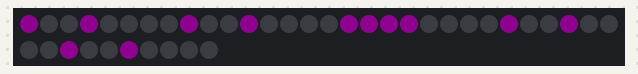
This sketch was run on a simulated Arduino Uno, built with avr-gcc and run on an emulated ATmega328P. Parts: 40 RGB LEDs in strip order, left to right, continuing on the next row. Dim RGB values are drawn brighter than linear.

Above: at 0.2 s.
At 0.71 s:
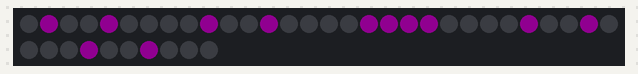
At 1.21 s:
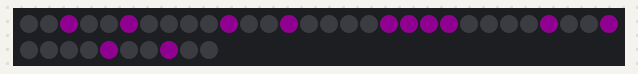
At 1.71 s:
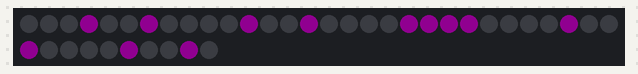
At 2.72 s:
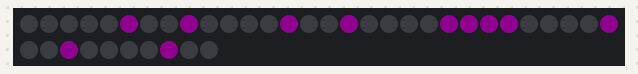
At 3.5 s:
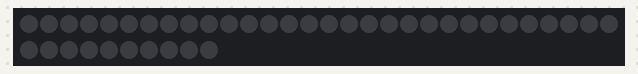

Measured:
- by itself, everything shown: repeats every 3.9 s, in 14 steps
- what the display in image 1 shows lasts 0.4 s, from 0.5 s to 0.9 s
- what the display in image 5 shows lasts 0.5 s, from 3.4 s to 3.9 s

The sketch:

customtext.ino
```cpp
#include <Adafruit_NeoPixel.h>

#define PIN 6

Adafruit_NeoPixel strip = Adafruit_NeoPixel(40, PIN, NEO_GRB + NEO_KHZ800 );

uint32_t magenta = strip.Color(255, 0, 255);
uint32_t off = strip.Color(0, 0, 0);

int dtime = 400;

void setup() {
	strip.begin();
	strip.setBrightness(16);
	strip.show();
}

void loop() {
	int H[] = {0, 8, 16, 24, 32, 17, 18, 3, 11, 19, 27, 35};
	for(int j = 0; j < 7; j++) {
		for(int i = 0; i < sizeof(H); i++) {
			strip.setPixelColor(H[i] + j, magenta);
		}
		strip.show();
		delay(dtime);
		for(int i = 0; i < sizeof(H); i++) {
			strip.setPixelColor(H[i] + j, off);
		}
		strip.show();
		delay(100);
	}
	delay(dtime);
}
```
